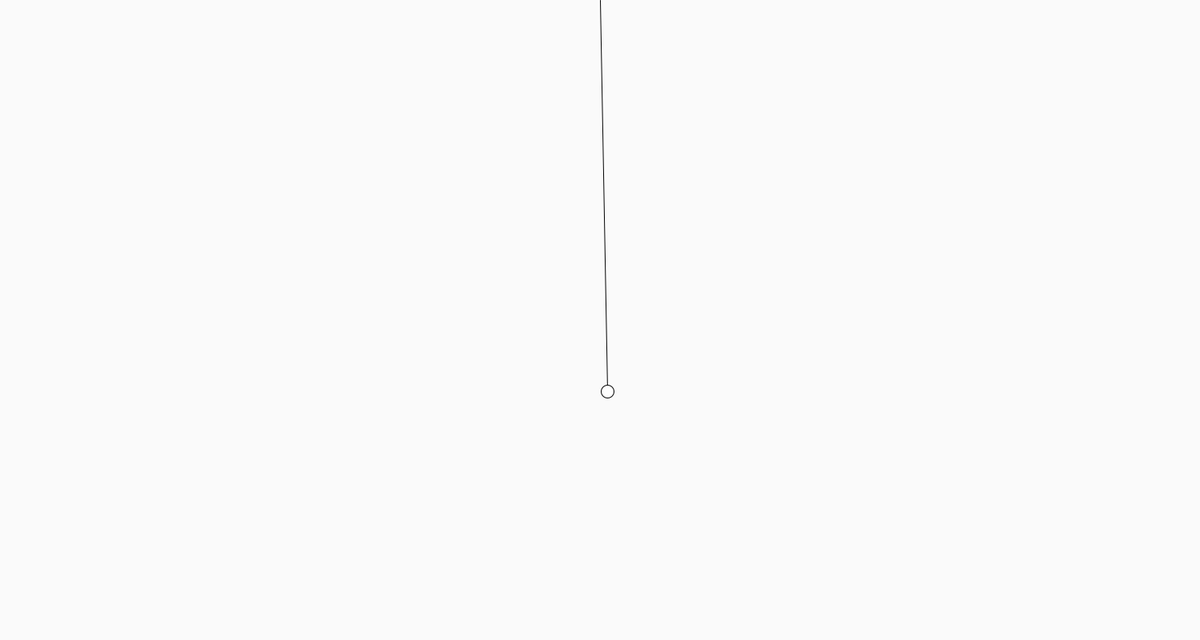
Frame 1 (no input)
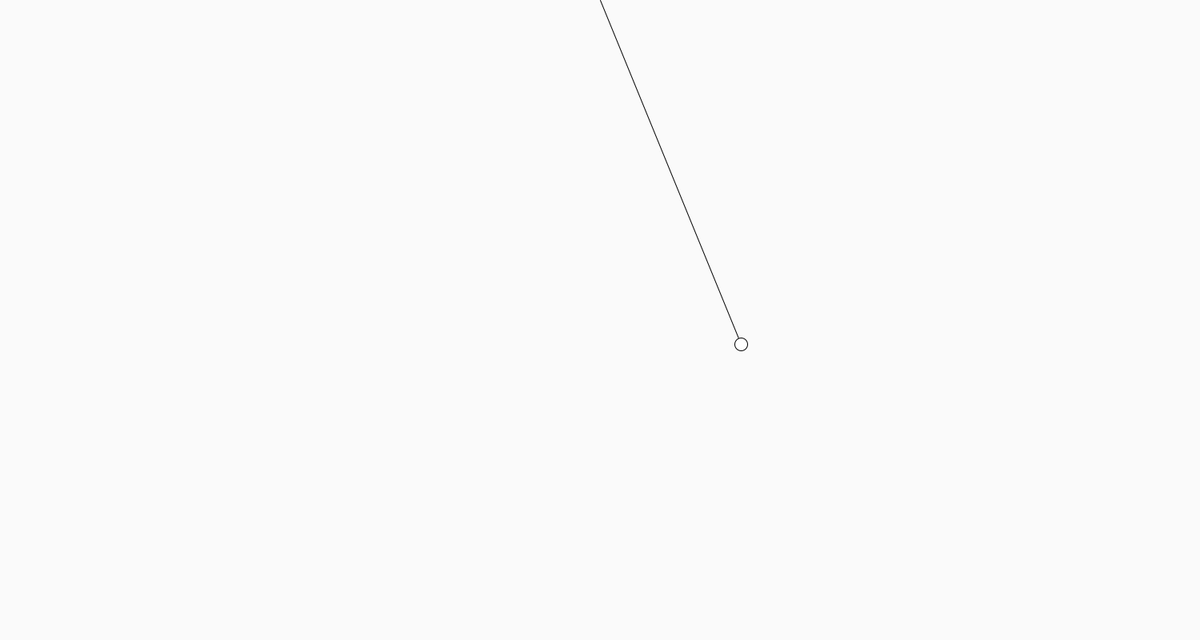
Frame 60 (the mouse pressed at the canvas centre just before this capture)
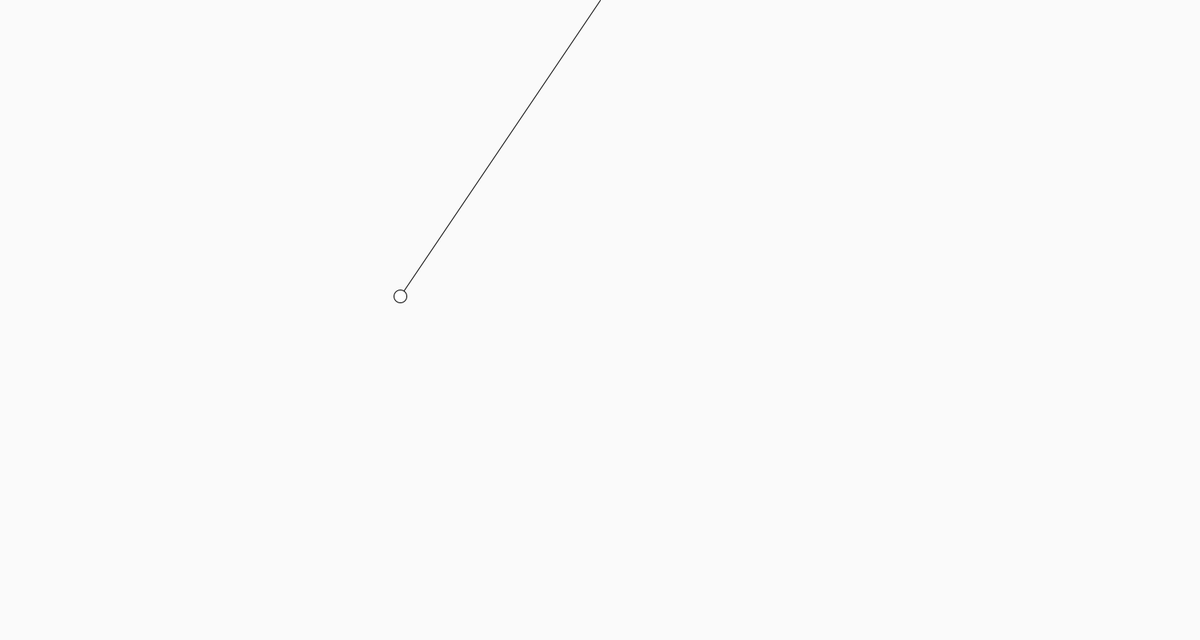
Frame 120 (the mouse held since frame 60 and released just before this capture)

The Processing sketch that drew these frames (run headless with seeded random() and noise(); from frame 60 on, the mouse is pressed at the canvas centre):

// Processing sketch: sin2
// ── sin2.pde
float periodx;
float periody;
float amplitudex;
float amplitudey;
float x;
float y;
void setup()
{
 size(1500,800); 
 periodx=160;
 periody=80;
 amplitudex=250;
 amplitudey=60;
}
void draw()
{
 background(250);
 stroke(0);
 translate(width/2,height/2);
 x=amplitudex*sin(TWO_PI*frameCount/periodx);
 y=amplitudey*cos(TWO_PI*frameCount/periody)+amplitudey/2;
 line(0,-height/2,x,y);
 ellipse(x,y,16,16);
 //ellipse(0,0,16,16);
}
